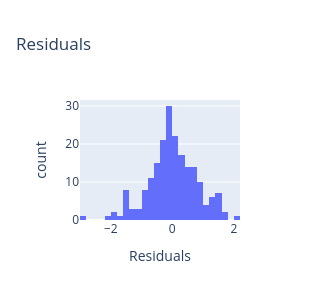
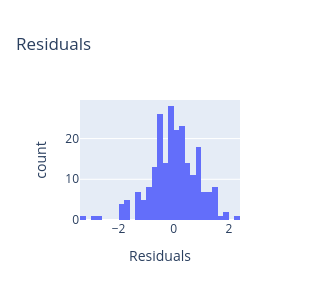
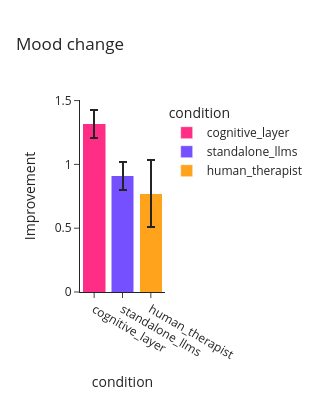

The code cell stored with these charts, in order, in its notebook:
### Markdown cell above
### Initial analysis

### Code cell
df = df_users[['pid','mood_t0','mood_t1','feel_human','belief_human']].copy()
df['mood_change'] = df['mood_t1'] - df['mood_t0']

df = df.merge(df_pids[['pid','condition','model']],on='pid',how='left')

display(df.groupby('condition')['mood_change'].agg(['mean','sem']))

# ------------------------------------------------------------------------------------------------------------------------------------
# Run models
# ------------------------------------------------------------------------------------------------------------------------------------

# --- 2 x 4 model
model_df = df.loc[df['condition']!='human_therapist',].copy().reset_index(drop=True)

model_fit = smf.ols(
    f'mood_change ~ mood_t0 + C(model) * C(condition) * belief_human + C(model) * C(condition) * feel_human',
    data=model_df).fit()

display_residuals(model_fit)
anova_table = format_anova_table(model_fit)

print('[2 x 4 model]')
print(anova_table)

# --- 3-way model
model_df = df.groupby(['pid','condition'])[[f'mood_change','mood_t0','belief_human','feel_human']].mean().reset_index()

model_fit = smf.ols(
    f'mood_change ~ mood_t0 + C(condition)*belief_human + C(condition)*feel_human',
    data=model_df).fit()

display_residuals(model_fit)
anova_table = format_anova_table(model_fit)

print('[3-way model]')
print(anova_table)

print(' ')
print(anova_pairwise_comparisons(model_fit))

# ------------------------------------------------------------------------------------------------------------------------------------
# Plot
# ------------------------------------------------------------------------------------------------------------------------------------
df['mood_change_percent'] = df['mood_change'] / 6

summary = df.groupby(['condition'])['mood_change'].agg(['mean','sem']).reset_index()
fig = px.bar(
    summary,
    x='condition',
    y='mean',
    error_y='sem',
    color='condition',
    title='Mood change',
    barmode='stack',
    width=300,
    height=400,
    labels={'mean': 'Improvement'},
    category_orders={
        'condition': CONDITION_ORDER,
        'model': ['claude','llama','gemini','gpt4']
        },
    color_discrete_map=COLOURS,
    template='simple_white'
)
fig.show()

### Figure 1 — Plotly figure (JSON) as saved in the notebook; plotly's stock layout.template omitted (floating-point values rounded to 4 significant figures; data arrays with more than 128 entries replaced by an {"elided": "..."} marker saying what was removed)
{"data": [{"bingroup": "x", "hovertemplate": "variable=0<br>value=%{x}<br>count=%{y}<extra></extra>", "legendgroup": "0", "marker": {"color": "#636efa", "pattern": {"shape": ""}}, "name": "0", "orientation": "v", "showlegend": true, "type": "histogram", "x": {"elided": "201 float values"}, "xaxis": "x", "yaxis": "y"}], "layout": {"barmode": "relative", "height": 300, "legend": {"title": {"text": "variable"}, "tracegroupgap": 0}, "showlegend": false, "title": {"text": "Residuals"}, "width": 300, "xaxis": {"anchor": "y", "domain": [0, 1], "title": {"text": "Residuals"}}, "yaxis": {"anchor": "x", "domain": [0, 1], "title": {"text": "count"}}}}

### Figure 2 — Plotly figure (JSON) as saved in the notebook; plotly's stock layout.template omitted (floating-point values rounded to 4 significant figures; data arrays with more than 128 entries replaced by an {"elided": "..."} marker saying what was removed)
{"data": [{"bingroup": "x", "hovertemplate": "variable=0<br>value=%{x}<br>count=%{y}<extra></extra>", "legendgroup": "0", "marker": {"color": "#636efa", "pattern": {"shape": ""}}, "name": "0", "orientation": "v", "showlegend": true, "type": "histogram", "x": {"elided": "227 float values"}, "xaxis": "x", "yaxis": "y"}], "layout": {"barmode": "relative", "height": 300, "legend": {"title": {"text": "variable"}, "tracegroupgap": 0}, "showlegend": false, "title": {"text": "Residuals"}, "width": 300, "xaxis": {"anchor": "y", "domain": [0, 1], "title": {"text": "Residuals"}}, "yaxis": {"anchor": "x", "domain": [0, 1], "title": {"text": "count"}}}}

### Figure 3 — Plotly figure (JSON) as saved in the notebook; plotly's stock layout.template omitted (floating-point values rounded to 4 significant figures)
{"data": [{"error_y": {"array": [0.1125]}, "hovertemplate": "condition=%{x}<br>Improvement=%{y}<extra></extra>", "legendgroup": "cognitive_layer", "marker": {"color": "#ff2d86", "pattern": {"shape": ""}}, "name": "cognitive_layer", "orientation": "v", "showlegend": true, "textposition": "auto", "type": "bar", "x": ["cognitive_layer"], "xaxis": "x", "y": [1.317], "yaxis": "y"}, {"error_y": {"array": [0.1074]}, "hovertemplate": "condition=%{x}<br>Improvement=%{y}<extra></extra>", "legendgroup": "standalone_llms", "marker": {"color": "#7550ff", "pattern": {"shape": ""}}, "name": "standalone_llms", "orientation": "v", "showlegend": true, "textposition": "auto", "type": "bar", "x": ["standalone_llms"], "xaxis": "x", "y": [0.91], "yaxis": "y"}, {"error_y": {"array": [0.262]}, "hovertemplate": "condition=%{x}<br>Improvement=%{y}<extra></extra>", "legendgroup": "human_therapist", "marker": {"color": "#ffa21c", "pattern": {"shape": ""}}, "name": "human_therapist", "orientation": "v", "showlegend": true, "textposition": "auto", "type": "bar", "x": ["human_therapist"], "xaxis": "x", "y": [0.7692], "yaxis": "y"}], "layout": {"barmode": "stack", "height": 400, "legend": {"title": {"text": "condition"}, "tracegroupgap": 0}, "title": {"text": "Mood change"}, "width": 300, "xaxis": {"anchor": "y", "categoryarray": ["cognitive_layer", "standalone_llms", "human_therapist"], "categoryorder": "array", "domain": [0, 1], "title": {"text": "condition"}}, "yaxis": {"anchor": "x", "domain": [0, 1], "title": {"text": "Improvement"}}}}
